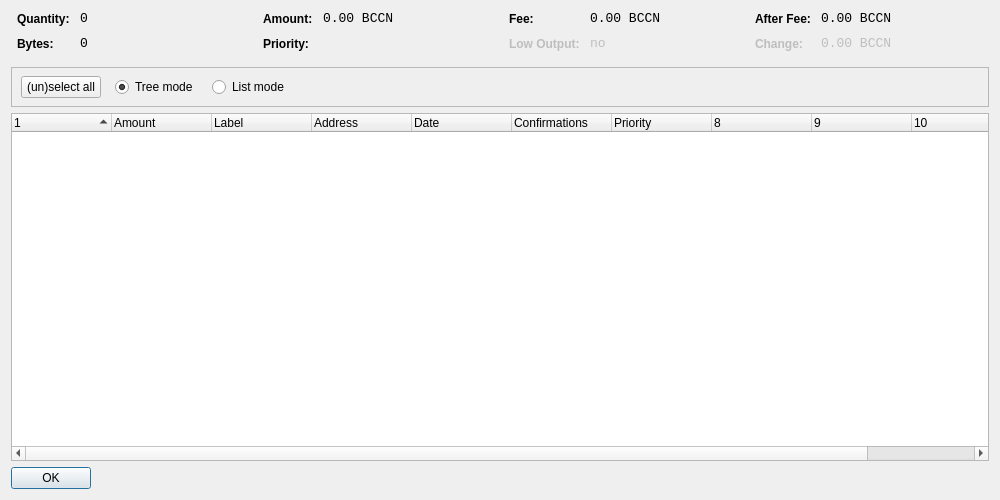
<?xml version="1.0" encoding="UTF-8"?>
<ui version="4.0">
 <class>CoinControlDialog</class>
 <widget class="QDialog" name="CoinControlDialog">
  <property name="geometry">
   <rect>
    <x>0</x>
    <y>0</y>
    <width>1000</width>
    <height>500</height>
   </rect>
  </property>
  <property name="windowTitle">
   <string>Coin Control</string>
  </property>
  <layout class="QVBoxLayout" name="verticalLayout">
   <item>
    <layout class="QHBoxLayout" name="horizontalLayoutTop" stretch="0,0,0,0">
     <property name="topMargin">
      <number>0</number>
     </property>
     <property name="bottomMargin">
      <number>10</number>
     </property>
     <item>
      <layout class="QFormLayout" name="formLayoutCoinControl1">
       <property name="horizontalSpacing">
        <number>10</number>
       </property>
       <property name="verticalSpacing">
        <number>10</number>
       </property>
       <property name="leftMargin">
        <number>6</number>
       </property>
       <property name="rightMargin">
        <number>6</number>
       </property>
       <item row="0" column="0">
        <widget class="QLabel" name="labelCoinControlQuantityText">
         <property name="styleSheet">
          <string notr="true">font-weight:bold;</string>
         </property>
         <property name="text">
          <string>Quantity:</string>
         </property>
        </widget>
       </item>
       <item row="0" column="1">
        <widget class="QLabel" name="labelCoinControlQuantity">
         <property name="font">
          <font>
           <family>Monospace</family>
           <pointsize>10</pointsize>
          </font>
         </property>
         <property name="cursor">
          <cursorShape>IBeamCursor</cursorShape>
         </property>
         <property name="contextMenuPolicy">
          <enum>Qt::ActionsContextMenu</enum>
         </property>
         <property name="text">
          <string notr="true">0</string>
         </property>
         <property name="textInteractionFlags">
          <set>Qt::LinksAccessibleByMouse|Qt::TextSelectableByKeyboard|Qt::TextSelectableByMouse</set>
         </property>
        </widget>
       </item>
       <item row="1" column="0">
        <widget class="QLabel" name="labelCoinControlBytesText">
         <property name="styleSheet">
          <string notr="true">font-weight:bold;</string>
         </property>
         <property name="text">
          <string>Bytes:</string>
         </property>
        </widget>
       </item>
       <item row="1" column="1">
        <widget class="QLabel" name="labelCoinControlBytes">
         <property name="font">
          <font>
           <family>Monospace</family>
           <pointsize>10</pointsize>
          </font>
         </property>
         <property name="cursor">
          <cursorShape>IBeamCursor</cursorShape>
         </property>
         <property name="contextMenuPolicy">
          <enum>Qt::ActionsContextMenu</enum>
         </property>
         <property name="text">
          <string notr="true">0</string>
         </property>
         <property name="textInteractionFlags">
          <set>Qt::LinksAccessibleByMouse|Qt::TextSelectableByKeyboard|Qt::TextSelectableByMouse</set>
         </property>
        </widget>
       </item>
      </layout>
     </item>
     <item>
      <layout class="QFormLayout" name="formLayoutCoinControl2">
       <property name="horizontalSpacing">
        <number>10</number>
       </property>
       <property name="verticalSpacing">
        <number>10</number>
       </property>
       <property name="leftMargin">
        <number>6</number>
       </property>
       <property name="rightMargin">
        <number>6</number>
       </property>
       <item row="0" column="0">
        <widget class="QLabel" name="labelCoinControlAmountText">
         <property name="styleSheet">
          <string notr="true">font-weight:bold;</string>
         </property>
         <property name="text">
          <string>Amount:</string>
         </property>
        </widget>
       </item>
       <item row="0" column="1">
        <widget class="QLabel" name="labelCoinControlAmount">
         <property name="font">
          <font>
           <family>Monospace</family>
           <pointsize>10</pointsize>
          </font>
         </property>
         <property name="cursor">
          <cursorShape>IBeamCursor</cursorShape>
         </property>
         <property name="contextMenuPolicy">
          <enum>Qt::ActionsContextMenu</enum>
         </property>
         <property name="text">
          <string notr="true">0.00 BCCN</string>
         </property>
         <property name="textInteractionFlags">
          <set>Qt::LinksAccessibleByMouse|Qt::TextSelectableByKeyboard|Qt::TextSelectableByMouse</set>
         </property>
        </widget>
       </item>
       <item row="1" column="0">
        <widget class="QLabel" name="labelCoinControlPriorityText">
         <property name="styleSheet">
          <string notr="true">font-weight:bold;</string>
         </property>
         <property name="text">
          <string>Priority:</string>
         </property>
        </widget>
       </item>
       <item row="1" column="1">
        <widget class="QLabel" name="labelCoinControlPriority">
         <property name="font">
          <font>
           <family>Monospace</family>
           <pointsize>10</pointsize>
          </font>
         </property>
         <property name="cursor">
          <cursorShape>IBeamCursor</cursorShape>
         </property>
         <property name="contextMenuPolicy">
          <enum>Qt::ActionsContextMenu</enum>
         </property>
         <property name="text">
          <string/>
         </property>
         <property name="textInteractionFlags">
          <set>Qt::LinksAccessibleByMouse|Qt::TextSelectableByKeyboard|Qt::TextSelectableByMouse</set>
         </property>
        </widget>
       </item>
      </layout>
     </item>
     <item>
      <layout class="QFormLayout" name="formLayoutCoinControl3">
       <property name="horizontalSpacing">
        <number>10</number>
       </property>
       <property name="verticalSpacing">
        <number>10</number>
       </property>
       <property name="leftMargin">
        <number>6</number>
       </property>
       <property name="rightMargin">
        <number>6</number>
       </property>
       <item row="0" column="0">
        <widget class="QLabel" name="labelCoinControlFeeText">
         <property name="styleSheet">
          <string notr="true">font-weight:bold;</string>
         </property>
         <property name="text">
          <string>Fee:</string>
         </property>
        </widget>
       </item>
       <item row="0" column="1">
        <widget class="QLabel" name="labelCoinControlFee">
         <property name="font">
          <font>
           <family>Monospace</family>
           <pointsize>10</pointsize>
          </font>
         </property>
         <property name="cursor">
          <cursorShape>IBeamCursor</cursorShape>
         </property>
         <property name="contextMenuPolicy">
          <enum>Qt::ActionsContextMenu</enum>
         </property>
         <property name="text">
          <string notr="true">0.00 BCCN</string>
         </property>
         <property name="textInteractionFlags">
          <set>Qt::LinksAccessibleByMouse|Qt::TextSelectableByKeyboard|Qt::TextSelectableByMouse</set>
         </property>
        </widget>
       </item>
       <item row="1" column="0">
        <widget class="QLabel" name="labelCoinControlLowOutputText">
         <property name="enabled">
          <bool>false</bool>
         </property>
         <property name="styleSheet">
          <string notr="true">font-weight:bold;</string>
         </property>
         <property name="text">
          <string>Low Output:</string>
         </property>
        </widget>
       </item>
       <item row="1" column="1">
        <widget class="QLabel" name="labelCoinControlLowOutput">
         <property name="enabled">
          <bool>false</bool>
         </property>
         <property name="font">
          <font>
           <family>Monospace</family>
           <pointsize>10</pointsize>
          </font>
         </property>
         <property name="cursor">
          <cursorShape>IBeamCursor</cursorShape>
         </property>
         <property name="contextMenuPolicy">
          <enum>Qt::ActionsContextMenu</enum>
         </property>
         <property name="text">
          <string notr="true">no</string>
         </property>
         <property name="textInteractionFlags">
          <set>Qt::LinksAccessibleByMouse|Qt::TextSelectableByKeyboard|Qt::TextSelectableByMouse</set>
         </property>
        </widget>
       </item>
      </layout>
     </item>
     <item>
      <layout class="QFormLayout" name="formLayoutCoinControl4">
       <property name="horizontalSpacing">
        <number>10</number>
       </property>
       <property name="verticalSpacing">
        <number>10</number>
       </property>
       <property name="leftMargin">
        <number>6</number>
       </property>
       <property name="rightMargin">
        <number>6</number>
       </property>
       <item row="0" column="0">
        <widget class="QLabel" name="labelCoinControlAfterFeeText">
         <property name="styleSheet">
          <string notr="true">font-weight:bold;</string>
         </property>
         <property name="text">
          <string>After Fee:</string>
         </property>
        </widget>
       </item>
       <item row="0" column="1">
        <widget class="QLabel" name="labelCoinControlAfterFee">
         <property name="font">
          <font>
           <family>Monospace</family>
           <pointsize>10</pointsize>
          </font>
         </property>
         <property name="cursor">
          <cursorShape>IBeamCursor</cursorShape>
         </property>
         <property name="contextMenuPolicy">
          <enum>Qt::ActionsContextMenu</enum>
         </property>
         <property name="text">
          <string notr="true">0.00 BCCN</string>
         </property>
         <property name="textInteractionFlags">
          <set>Qt::LinksAccessibleByMouse|Qt::TextSelectableByKeyboard|Qt::TextSelectableByMouse</set>
         </property>
        </widget>
       </item>
       <item row="1" column="0">
        <widget class="QLabel" name="labelCoinControlChangeText">
         <property name="enabled">
          <bool>false</bool>
         </property>
         <property name="styleSheet">
          <string notr="true">font-weight:bold;</string>
         </property>
         <property name="text">
          <string>Change:</string>
         </property>
        </widget>
       </item>
       <item row="1" column="1">
        <widget class="QLabel" name="labelCoinControlChange">
         <property name="enabled">
          <bool>false</bool>
         </property>
         <property name="font">
          <font>
           <family>Monospace</family>
           <pointsize>10</pointsize>
          </font>
         </property>
         <property name="cursor">
          <cursorShape>IBeamCursor</cursorShape>
         </property>
         <property name="contextMenuPolicy">
          <enum>Qt::ActionsContextMenu</enum>
         </property>
         <property name="text">
          <string notr="true">0.00 BCCN</string>
         </property>
         <property name="textInteractionFlags">
          <set>Qt::LinksAccessibleByMouse|Qt::TextSelectableByKeyboard|Qt::TextSelectableByMouse</set>
         </property>
        </widget>
       </item>
      </layout>
     </item>
    </layout>
   </item>
   <item>
    <widget class="QFrame" name="frame">
     <property name="minimumSize">
      <size>
       <width>0</width>
       <height>40</height>
      </size>
     </property>
     <property name="frameShape">
      <enum>QFrame::StyledPanel</enum>
     </property>
     <property name="frameShadow">
      <enum>QFrame::Sunken</enum>
     </property>
     <widget class="QWidget" name="horizontalLayoutWidget">
      <property name="geometry">
       <rect>
        <x>10</x>
        <y>0</y>
        <width>781</width>
        <height>41</height>
       </rect>
      </property>
      <layout class="QHBoxLayout" name="horizontalLayoutPanel" stretch="0,0,0,0,0">
       <property name="spacing">
        <number>14</number>
       </property>
       <item>
        <widget class="QPushButton" name="pushButtonSelectAll">
         <property name="sizePolicy">
          <sizepolicy hsizetype="Maximum" vsizetype="Fixed">
           <horstretch>0</horstretch>
           <verstretch>0</verstretch>
          </sizepolicy>
         </property>
         <property name="text">
          <string>(un)select all</string>
         </property>
        </widget>
       </item>
       <item>
        <widget class="QRadioButton" name="radioTreeMode">
         <property name="sizePolicy">
          <sizepolicy hsizetype="Maximum" vsizetype="Fixed">
           <horstretch>0</horstretch>
           <verstretch>0</verstretch>
          </sizepolicy>
         </property>
         <property name="text">
          <string>Tree mode</string>
         </property>
         <property name="checked">
          <bool>true</bool>
         </property>
        </widget>
       </item>
       <item>
        <widget class="QRadioButton" name="radioListMode">
         <property name="sizePolicy">
          <sizepolicy hsizetype="Maximum" vsizetype="Fixed">
           <horstretch>0</horstretch>
           <verstretch>0</verstretch>
          </sizepolicy>
         </property>
         <property name="text">
          <string>List mode</string>
         </property>
        </widget>
       </item>
       <item>
        <spacer name="horizontalSpacer">
         <property name="orientation">
          <enum>Qt::Horizontal</enum>
         </property>
         <property name="sizeHint" stdset="0">
          <size>
           <width>40</width>
           <height>20</height>
          </size>
         </property>
        </spacer>
       </item>
      </layout>
     </widget>
    </widget>
   </item>
   <item>
    <widget class="CoinControlTreeWidget" name="treeWidget">
     <property name="contextMenuPolicy">
      <enum>Qt::CustomContextMenu</enum>
     </property>
     <property name="sortingEnabled">
      <bool>false</bool>
     </property>
     <property name="columnCount">
      <number>11</number>
     </property>
     <attribute name="headerShowSortIndicator" stdset="0">
      <bool>true</bool>
     </attribute>
     <attribute name="headerStretchLastSection">
      <bool>false</bool>
     </attribute>
     <column>
      <property name="text">
       <string/>
      </property>
     </column>
     <column>
      <property name="text">
       <string>Amount</string>
      </property>
     </column>
     <column>
      <property name="text">
       <string>Label</string>
      </property>
     </column>
     <column>
      <property name="text">
       <string>Address</string>
      </property>
     </column>
     <column>
      <property name="text">
       <string>Date</string>
      </property>
     </column>
     <column>
      <property name="text">
       <string>Confirmations</string>
      </property>
      <property name="toolTip">
       <string>Confirmed</string>
      </property>
     </column>
     <column>
      <property name="text">
       <string>Priority</string>
      </property>
     </column>
     <column>
      <property name="text">
       <string/>
      </property>
     </column>
     <column>
      <property name="text">
       <string/>
      </property>
     </column>
     <column>
      <property name="text">
       <string/>
      </property>
     </column>
     <column>
      <property name="text">
       <string/>
      </property>
     </column>
    </widget>
   </item>
   <item>
    <widget class="QDialogButtonBox" name="buttonBox">
     <property name="sizePolicy">
      <sizepolicy hsizetype="Maximum" vsizetype="Fixed">
       <horstretch>0</horstretch>
       <verstretch>0</verstretch>
      </sizepolicy>
     </property>
     <property name="orientation">
      <enum>Qt::Horizontal</enum>
     </property>
     <property name="standardButtons">
      <set>QDialogButtonBox::Ok</set>
     </property>
    </widget>
   </item>
  </layout>
 </widget>
 <customwidgets>
  <customwidget>
   <class>CoinControlTreeWidget</class>
   <extends>QTreeWidget</extends>
   <header>coincontroltreewidget.h</header>
  </customwidget>
 </customwidgets>
 <resources/>
 <connections/>
</ui>
